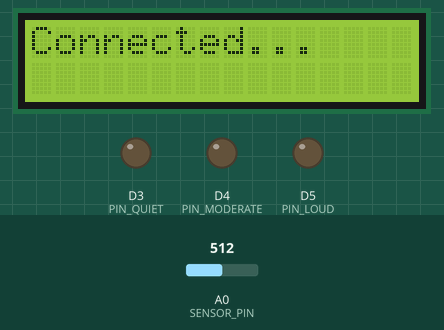
Recording of a sketch running on a simulated ESP8266 (NodeMCU). Parts: 16×2 character LCD, output pins drawn as LEDs (lit = HIGH). Inputs (shaded band) come from the test bench; at power-on: A0 (SENSOR_PIN) = 512. WiFi joins after 1.5 s; servers stay silent unless stated; what the sketch prints to the serial monitor is not drawn.

Above: at 2.0 s.
At 6.18 s:
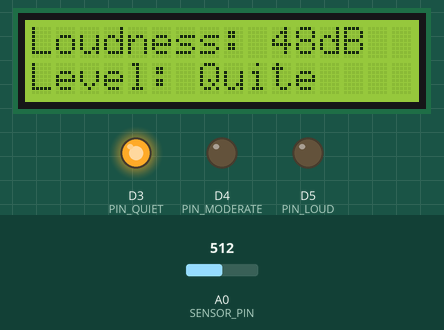
Timing chart, 0 to 7.7 s (numbered marks = the images above):
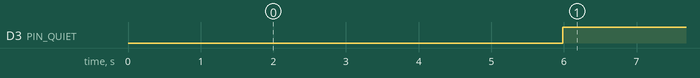

Measured:
- by itself, D3 (PIN_QUIET): LOW → HIGH at 6.0 s
- what the display in image 0 shows lasts 4.0 s, from 1.9 s to 5.9 s
- what the display in image 1 shows lasts 0.4 s, from 6.0 s to 6.4 s

The sketch:

sketch_feb24av.ino
```cpp
#define BLYNK_PRINT Serial
#include <BlynkSimpleEsp8266.h>
#include <ESP8266WiFi.h>
#include <Wire.h>
#include <LiquidCrystal_I2C.h> // Library for LCD
LiquidCrystal_I2C lcd = LiquidCrystal_I2C(0x27, 16, 2);

const int sampleWindow = 50;                              // Sample window width in mS (50 mS = 20Hz)
unsigned int sample;
 int db;
#define SENSOR_PIN A0
#define PIN_QUIET D3
#define PIN_MODERATE D4
#define PIN_LOUD D5
char auth[] = "2NauRnAmwHgKSSfVXrpssR8Ud8Jvk2lZ";
String apiKey = "A2L4O6NCDAE49T3B"; // Enter your Write API key from ThingSpeak
const char *ssid = "kiran";     // replace with your wifi ssid and wpa2 key
const char *pass = "12345678";
const char* server = "api.thingspeak.com";
WiFiClient client;


void setup ()
{
  pinMode (SENSOR_PIN, INPUT); // Set the signal pin as input
  pinMode(PIN_QUIET, OUTPUT);
  pinMode(PIN_MODERATE, OUTPUT);
  pinMode(PIN_LOUD, OUTPUT);

  digitalWrite(PIN_QUIET, LOW);
  digitalWrite(PIN_MODERATE, LOW);
  digitalWrite(PIN_LOUD, LOW);

  Serial.begin(115200);
  lcd.begin();

  // Turn on the backlight.
  lcd.backlight();

  Serial.println("Connecting to ");
  Serial.println(ssid);

  lcd.setCursor(0, 0);
  lcd.print("Connecting to...");

  lcd.setCursor(0, 1);
  lcd.print(ssid);


  Blynk.virtualWrite(V0, sample );

  WiFi.begin(ssid, pass);
  Blynk.begin(auth, ssid, pass);

  while (WiFi.status() != WL_CONNECTED)
  {
    delay(500);
    Serial.print(".");
  }
    Serial.println("");
    Serial.println("WiFi connected");

    lcd.clear();
    lcd.setCursor(0, 0);
    lcd.print("Connected...");
    delay(4000);
    lcd.clear();
}


void loop ()
{

   unsigned long startMillis= millis();    // Start of sample window
   float peakToPeak = 0;                                  // peak-to-peak level

   unsigned int signalMax = 0;                            //minimum value
   unsigned int signalMin = 1024;                         //maximum value

                                                    // collect data for 50 mS
   while (millis() - startMillis < sampleWindow)
   {
      sample = analogRead(SENSOR_PIN);                    //get reading from microphone
      if (sample < 1024)                                  // toss out spurious readings
      {
         if (sample > signalMax)
         {
            signalMax = sample;                           // save just the max levels
         }
         else if (sample < signalMin)
         {
            signalMin = sample;                           // save just the min levels
         }
      }
   }
   peakToPeak = signalMax - signalMin;                    // max - min = peak-peak amplitude
   int db = map(peakToPeak,20,900,49,90);              //calibrate for deciBels

  lcd.setCursor(0, 0);
  lcd.print("Loudness: ");
  lcd.print(db);
  lcd.print("dB");

  if (db <=55)
  {
    lcd.setCursor(0, 1);
    lcd.print("Level: Quite");
    digitalWrite(PIN_QUIET, HIGH);
    digitalWrite(PIN_MODERATE, LOW);
    digitalWrite(PIN_LOUD, LOW);
  }


 else if (db > 55 && db<85)
  {
    lcd.setCursor(0, 1);
    lcd.print("Level: Moderate");
    digitalWrite(PIN_QUIET, LOW);
    digitalWrite(PIN_MODERATE, HIGH);
    digitalWrite(PIN_LOUD, LOW);
  Blynk.notify("noise pollution record Moderate");
  }
  else if (db>=85)
  {
    lcd.setCursor(0, 1);
    lcd.print("Level: High");
    digitalWrite(PIN_QUIET, LOW);
    digitalWrite(PIN_MODERATE, LOW);
    digitalWrite(PIN_LOUD, HIGH);
    Blynk.notify("noise pollution record High");

  }


  if (client.connect(server, 80)) // "184.106.153.149" or api.thingspeak.com
  {
    String postStr = apiKey;
    postStr += "&field1=";
    postStr += String(db);
    postStr += "r\n";

    client.print("POST /update HTTP/1.1\n");
    client.print("Host: api.thingspeak.com\n");
    client.print("Connection: close\n");
    client.print("X-THINGSPEAKAPIKEY: " + apiKey + "\n");
    client.print("Content-Type: application/x-www-form-urlencoded\n");
    client.print("Content-Length: ");
    client.print(postStr.length());
    client.print("\n\n");
    client.print(postStr);

  }
    client.stop();

   delay(200);      // thingspeak needs minimum 15 sec delay between updates.
    Blynk.run();
   lcd.clear();
}
```
